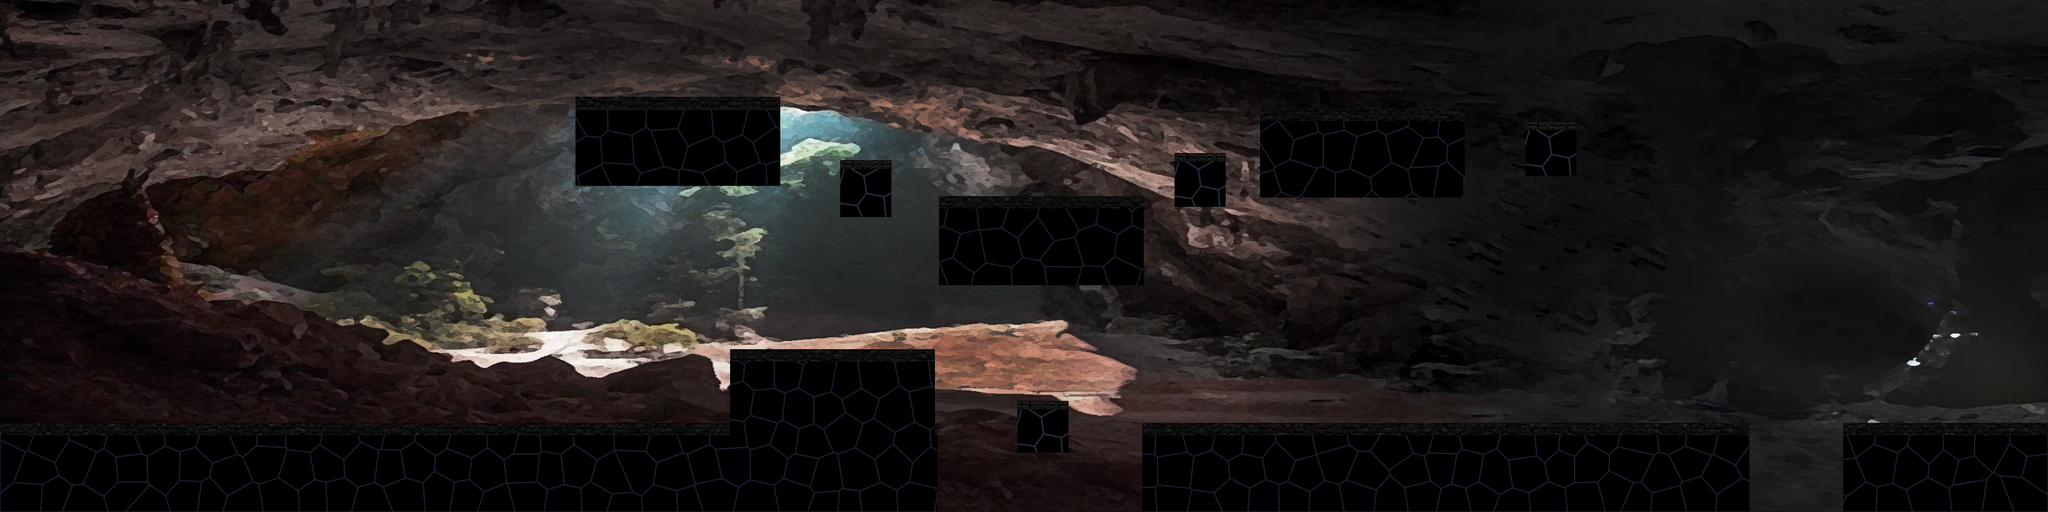

Below is a game level as drawn by its tile map, then a one-line description and the .tmx that defines it (tile-layer data replaced by summaries):
An orthogonal 40x10 tile map with 100x100 px tiles, 1 tile layer (Tile Layer 1) and 28 objects.

<map version="1.0" tiledversion="1.0.3" orientation="orthogonal" renderorder="right-down" width="40" height="10" tilewidth="100" tileheight="100" nextobjectid="46">
 <tileset firstgid="1" name="stage2" tilewidth="100" tileheight="100" tilecount="400" columns="40">
  <image source="gfx/stage2.png" width="4000" height="1000" />
 </tileset>
 <layer name="Tile Layer 1" width="40" height="10">
  <data>[400 cells, 400 non-empty, 400 distinct tile ids]</data>
 </layer>
 <objectgroup name="trap" width="40" height="10">
  <object id="18" x="1800" y="1000" width="1900" height="100" />
 </objectgroup>
 <objectgroup name="player" width="40" height="10">
  <object id="21" x="100" y="600" width="100" height="100" />
 </objectgroup>
 <objectgroup name="middle" width="40" height="10">
  <object id="22" x="700" y="700" />
  <object id="25" x="1600" y="600" />
  <object id="26" x="2000" y="300" />
  <object id="27" x="2600" y="700" />
  <object id="28" x="3200" y="700" />
  <object id="29" x="3800" y="700" />
 </objectgroup>
 <objectgroup name="enemiwall" width="40" height="10">
  <object id="32" x="1793" y="584" width="57" height="145" />
  <object id="38" x="1827" y="284" width="36" height="136" />
  <object id="39" x="1409" y="566" width="51" height="175" />
  <object id="40" x="2190" y="681" width="75" height="190" />
  <object id="41" x="3357" y="657" width="72" height="200" />
  <object id="42" x="3557" y="648" width="78" height="212" />
  <object id="43" x="2209" y="266" width="39" height="172" />
 </objectgroup>
 <objectgroup name="wall" width="40" height="10">
  <object id="1" x="0" y="850" width="1822" height="150" />
  <object id="2" x="1426" y="700" width="400" height="152" />
  <object id="3" x="1984" y="794" width="96" height="92" />
  <object id="4" x="2232" y="848" width="1188" height="152" />
  <object id="5" x="3604" y="850" width="396" height="152" />
  <object id="6" x="2978" y="248" width="98" height="92" />
  <object id="7" x="2462" y="238" width="394" height="148" />
  <object id="8" x="2294" y="314" width="100" height="84" />
  <object id="9" x="1838" y="402" width="396" height="160" />
  <object id="10" x="1642" y="330" width="96" height="92" />
  <object id="11" x="1126" y="214" width="396" height="152" />
  <object id="12" x="-56" y="590" width="56" height="300" />
  <object id="13" x="4000" y="588" width="54" height="278" />
 </objectgroup>
</map>
